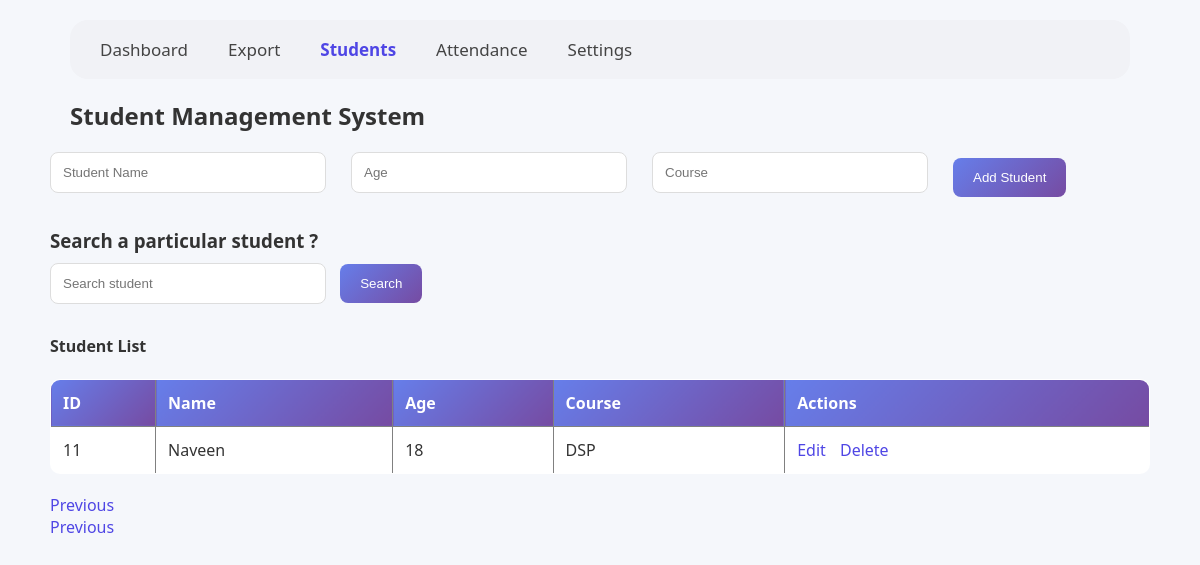
Page /?page=2 (signed in) on the committed database.
### models.py (models this page shows)
class Student(db.Model):
    id = db.Column(db.Integer, primary_key=True)
    name = db.Column(db.String(100))
    age = db.Column(db.Integer)
    course = db.Column(db.String(100))

### app.py (the view)
@app.route("/")
def home():
    if "user" not in session:
        return redirect("/login")
    page = request.args.get("page", 1, type=int)
    query = request.args.get("query", "")
    if query:
        students = Student.query.filter(
            Student.name.ilike(f"%{query}%")
        ).paginate(page=page, per_page=10)
    else:
        students = Student.query.paginate(page=page, per_page=10)
    return render_template("students.html", students=students, query=query)

### templates/students.html (shortened to what this page needs)
<!DOCTYPE html>
<html>
<div class="main-container">
    <head>
        <link rel="stylesheet" href="{{ url_for('static', filename='css/style.css') }}">
    </head>
    <body class="{{ 'dark' if session.get('theme') == 'dark' else '' }}">
        {% include 'navbar.html' %}
        <h2>Student Management System</h2>
        <form action="/add" method="POST" class="form-row">
            <input type="text" name="name" placeholder="Student Name" required>
            <input type="number" name="age" placeholder="Age" required>
            <input type="text" name="course" placeholder="Course" required>
            <button type="submit">Add Student</button>
        </form>
        <h3>Search a particular student ?</h3>
        <form action="/search" method="GET">
            <input type="text" name="query" value="{{ query or '' }}" placeholder="Search student">
            <button type="submit">Search</button>
        </form>
        <h4>Student List</h4>
        <table style="border-collapse: collapse;" border="1">
            <tr>
                <th>ID</th>
                <th>Name</th>
                <th>Age</th>
                <th>Course</th>
                <th>Actions</th>
            </tr>
            {% for student in students.items %}
            <tr>
                <td>{{ student.id }}</td>
                <td>
                    {% if query and query.lower() in student.name.lower() %}
                    {{ student.name | replace(query, "<mark>" + query + "</mark>") | safe }}
                    {% else %}
                    {{ student.name }}
                    {% endif %}
                </td>
                <td>{{ student.age }}</td>
                <td>{{ student.course }}</td>
                <td>
                    <a href="/edit/{{ student.id }}">Edit</a>
                    <a href="/delete/{{ student.id }}">Delete</a>
                </td>
            </tr>
            {% endfor %}
        </table>
        <div style="margin-top:20px;">
            {% if students.has_prev %}
            <a href="?page={{ students.prev_num }}">Previous</a>
            {% endif %}
        </div>
        <div>
            {% if students.has_prev %}
            <a href="?page={{ students.prev_num }}">Previous</a>
            {% endif %}
        </div>
    </body>
</div>
</html>

### static/css/style.css (style rules this page uses)
body { font-family: 'Segoe UI', sans-serif; margin: 0; background: #f5f7fb; color: #333; }
a { color: #4f46e5; text-decoration: none; margin-right: 10px; }
h1, h2 { margin-bottom: 20px; }
input, select { padding: 12px; border-radius: 8px; border: 1px solid #ddd; margin-right: 10px; width: 60%; margin-bottom: 10px; max-width: 250px; }
button { padding: 12px 20px; border: none; border-radius: 8px; background: linear-gradient(135deg, #667eea, #764ba2); color: white; cursor: pointer; transition: 0.3s; }
h3 { margin-bottom: 10px; }
h2 { margin-left: 20px; }
table { width: 100%; border-collapse: collapse; margin-top: 15px; background: white; border-radius: 10px; overflow: hidden; }
table th { background: linear-gradient(135deg, #667eea, #764ba2); color: white; padding: 12px; text-align: left; }
table td { padding: 12px; border-bottom: 1px solid #eee; }
table td a { margin-right: 10px; color: #4f46e5; text-decoration: none; }
th, td { text-align: left; }
th:first-child, td:first-child { width: 80px; }
h2 { margin-bottom: 20px; }
h3 { margin-top: 25px; }
.main-container { max-width: 1100px; margin: 0 auto; }
.form-row { display: flex; gap: 15px; align-items: center; }
.form-row input { flex: 1; min-width: 150px; }
.form-row button { white-space: nowrap; }

### rows in the picture
Student: id "11", name "Naveen", age "18", course "DSP"
